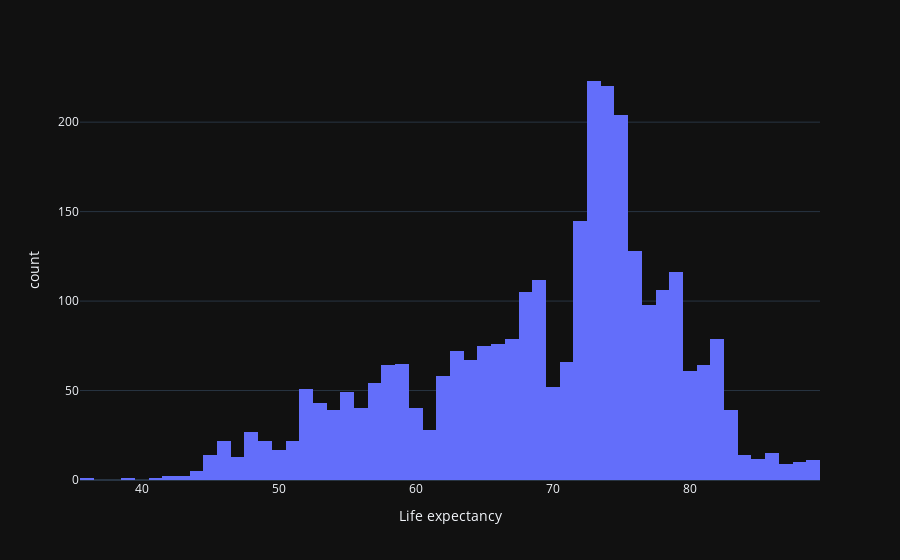

The code cell stored with this chart in its notebook:
### Code cell
fig=px.histogram(df,x='Life expectancy ',template='plotly_dark')
fig.show()

### Figure 1 — Plotly figure (JSON) as saved in the notebook; plotly's stock layout.template omitted (floating-point values rounded to 4 significant figures; data arrays with more than 128 entries replaced by an {"elided": "..."} marker saying what was removed)
{"data": [{"alignmentgroup": "True", "bingroup": "x", "hovertemplate": "Life expectancy =%{x}<br>count=%{y}<extra></extra>", "legendgroup": "", "marker": {"color": "#636efa", "pattern": {"shape": ""}}, "name": "", "offsetgroup": "", "orientation": "v", "showlegend": false, "type": "histogram", "x": {"elided": "2938 float values"}, "xaxis": "x", "yaxis": "y"}], "layout": {"autosize": true, "barmode": "relative", "legend": {"tracegroupgap": 0}, "margin": {"t": 60}, "xaxis": {"anchor": "y", "autorange": true, "domain": [0, 1], "range": [35.5, 89.5], "title": {"text": "Life expectancy "}, "type": "linear"}, "yaxis": {"anchor": "x", "autorange": true, "domain": [0, 1], "range": [0, 234.7], "title": {"text": "count"}}}}
